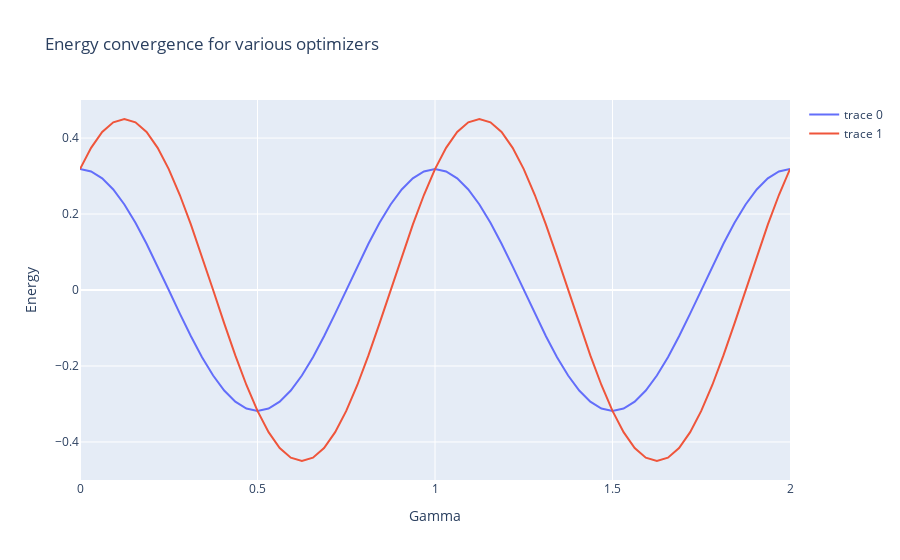

The notebook cell this image was saved under:
### Code cell
fig = go.Figure()

fig.add_trace(go.Scatter(x=renderX[0][0]/ np.pi, y= renderX[2].T[0] / np.pi))
fig.add_trace(go.Scatter(x=renderXY[0][0]/ np.pi, y= renderXY[2].T[0] / np.pi))
    
fig.update_layout(title='Energy convergence for various optimizers',
                   xaxis_title='Gamma',
                   yaxis_title='Energy')
fig.show()
